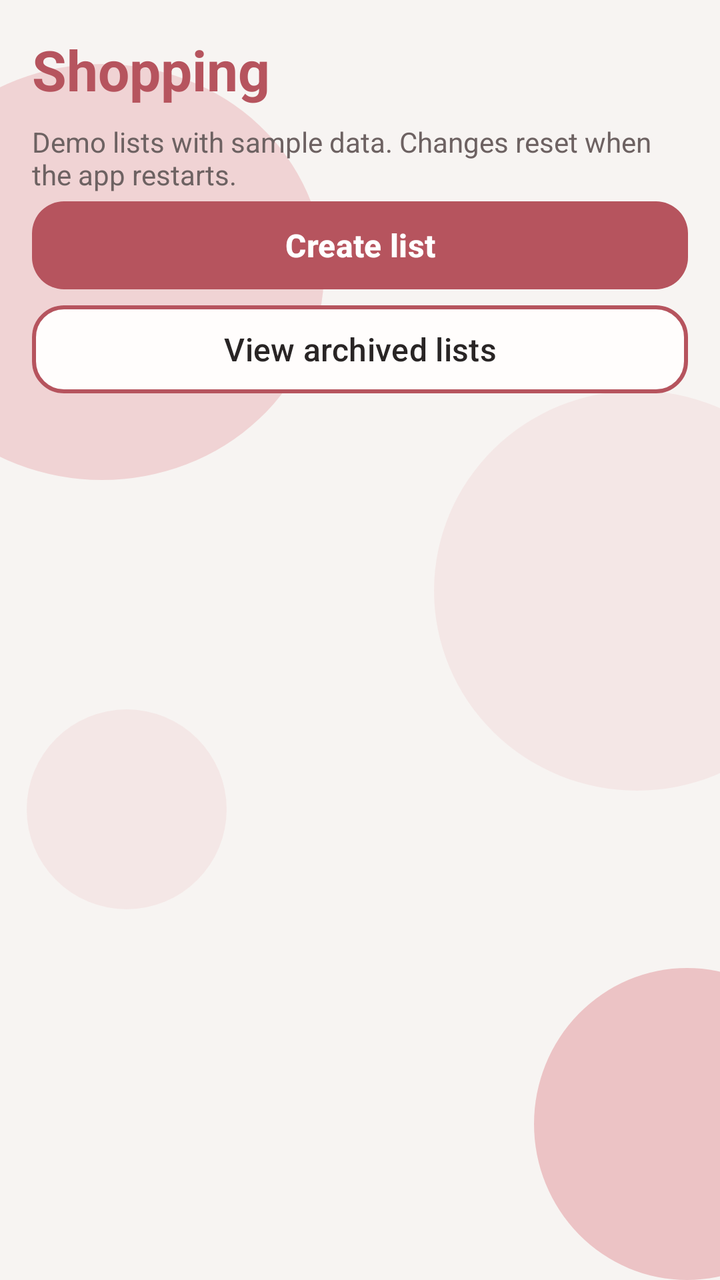
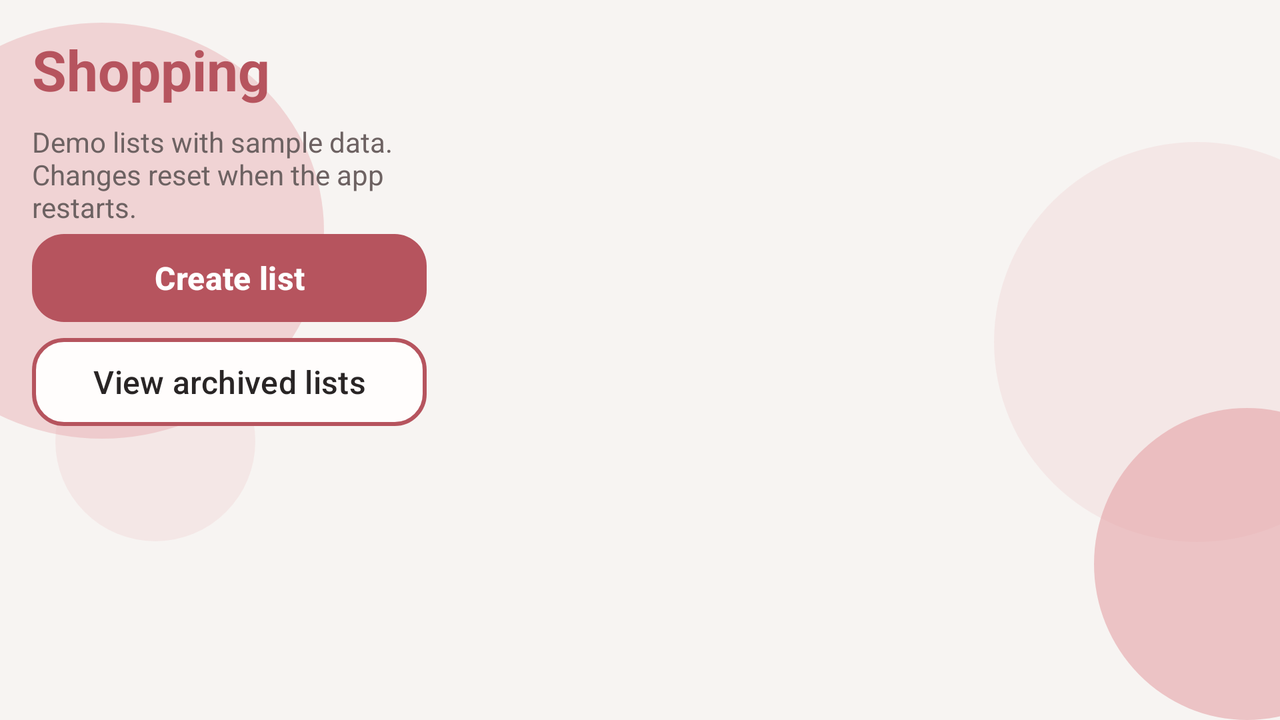

The same Android screen from two of the app's own layout files: first res/layout/ as a phone draws it, then the repository's variant for another configuration, drawn on a device whose configuration selects that folder. Both files follow.
<!-- AndroidManifest.xml: application theme Theme.RecipeApp -->
<!-- res/layout/fragment_shopping_lists.xml -->
<?xml version="1.0" encoding="utf-8"?>
<androidx.constraintlayout.widget.ConstraintLayout xmlns:android="http://schemas.android.com/apk/res/android"
    xmlns:app="http://schemas.android.com/apk/res-auto"
    android:layout_width="match_parent"
    android:layout_height="match_parent">

    <include layout="@layout/bg_circles_strong" />

    <LinearLayout android:layout_width="0dp" android:layout_height="0dp" android:orientation="vertical" android:padding="16dp"
        app:layout_constraintTop_toTopOf="parent"
        app:layout_constraintBottom_toBottomOf="parent"
        app:layout_constraintStart_toStartOf="parent"
        app:layout_constraintEnd_toEndOf="parent">
        <include layout="@layout/shopping_lists_controls"/>
        <TextView android:id="@+id/shopping_empty" android:text="@string/shopping_empty" android:layout_width="match_parent" android:layout_height="wrap_content" style="@style/AppText" android:visibility="gone" android:accessibilityLiveRegion="polite" android:gravity="center"/>
        <ListView android:id="@+id/shopping_lists" android:layout_width="match_parent" android:layout_height="0dp" android:layout_weight="1" android:clipToPadding="false" android:paddingBottom="16dp" android:divider="@color/app_outline" android:dividerHeight="1dp"/>
    </LinearLayout>
</androidx.constraintlayout.widget.ConstraintLayout>
<!-- res/layout/bg_circles_strong.xml (included above) -->
<?xml version="1.0" encoding="utf-8"?>
<merge xmlns:android="http://schemas.android.com/apk/res/android"
    xmlns:app="http://schemas.android.com/apk/res-auto">

    <View
        android:id="@+id/view_register_circle_1"
        android:layout_width="222dp"
        android:layout_height="208dp"
        android:alpha="0.4"
        android:background="@drawable/bg_circle"
        android:translationX="-60dp"
        app:layout_constraintBottom_toBottomOf="parent"
        app:layout_constraintEnd_toEndOf="parent"
        app:layout_constraintHorizontal_bias="0.0"
        app:layout_constraintStart_toStartOf="parent"
        app:layout_constraintTop_toTopOf="parent"
        app:layout_constraintVertical_bias="0.074" />

    <View
        android:id="@+id/view_register_circle_2"
        android:layout_width="203dp"
        android:layout_height="200dp"
        android:alpha="0.15"
        android:background="@drawable/bg_circle"
        android:translationX="60dp"
        app:layout_constraintBottom_toBottomOf="parent"
        app:layout_constraintEnd_toEndOf="parent"
        app:layout_constraintHorizontal_bias="1.0"
        app:layout_constraintStart_toStartOf="parent"
        app:layout_constraintTop_toTopOf="parent"
        app:layout_constraintVertical_bias="0.444" />

    <View
        android:id="@+id/view_register_circle_3"
        android:layout_width="153dp"
        android:layout_height="156dp"
        android:alpha="0.6"
        android:background="@drawable/bg_circle"
        android:translationX="60dp"
        app:layout_constraintBottom_toBottomOf="parent"
        app:layout_constraintEnd_toEndOf="parent"
        app:layout_constraintHorizontal_bias="1.0"
        app:layout_constraintStart_toStartOf="parent"
        app:layout_constraintTop_toTopOf="parent"
        app:layout_constraintVertical_bias="1.0" />

    <View
        android:id="@+id/view_register_circle_4"
        android:layout_width="100dp"
        android:layout_height="100dp"
        android:alpha="0.15"
        android:background="@drawable/bg_circle"
        android:translationX="0dp"
        app:layout_constraintBottom_toBottomOf="parent"
        app:layout_constraintEnd_toEndOf="parent"
        app:layout_constraintHorizontal_bias="0.051"
        app:layout_constraintStart_toStartOf="parent"
        app:layout_constraintTop_toTopOf="parent"
        app:layout_constraintVertical_bias="0.657" />
</merge>
<!-- res/layout/shopping_lists_controls.xml (included above) -->
<?xml version="1.0" encoding="utf-8"?>
<LinearLayout xmlns:android="http://schemas.android.com/apk/res/android" android:layout_width="match_parent" android:layout_height="wrap_content" android:orientation="vertical">
    <TextView android:text="@string/shopping_title" android:layout_width="match_parent" android:layout_height="wrap_content" style="@style/AppTitle" android:accessibilityHeading="true"/>
    <TextView android:text="@string/shopping_demo_notice" android:layout_width="match_parent" android:layout_height="wrap_content" style="@style/AppTextSecondary" android:layout_marginTop="8dp"/>
    <com.google.android.material.button.MaterialButton android:id="@+id/shopping_new_list" android:layout_width="match_parent" android:layout_height="wrap_content" android:text="@string/shopping_new_list" style="@style/PrimaryButton"/>
    <com.google.android.material.button.MaterialButton android:id="@+id/shopping_toggle_archived" android:layout_width="match_parent" android:layout_height="wrap_content" android:text="@string/shopping_show_archived" style="@style/SecondaryButton"/>
</LinearLayout>
<!-- resources referenced by this layout -->
<resources>
  <color name="app_outline">#DCCBCB</color>
  <!-- drawable bg_circle (drawable) -->
  <?xml version="1.0" encoding="utf-8"?>
  <shape xmlns:android="http://schemas.android.com/apk/res/android"
      android:shape="oval">
  
      <solid android:color="@color/app_circle" />
  
  </shape>
  <string name="shopping_demo_notice">Demo lists with sample data. Changes reset when the app restarts.</string>
  <string name="shopping_empty">No shopping lists yet. Create a list to get started.</string>
  <string name="shopping_new_list">Create list</string>
  <string name="shopping_show_archived">View archived lists</string>
  <string name="shopping_title">Shopping</string>
  <style name="AppText">
          <item name="android:textColor">@color/app_text</item>
          <item name="android:textSize">16sp</item>
          <item name="android:textStyle">normal</item>
      </style>
  <style name="AppTextSecondary">
          <item name="android:textColor">@color/app_text_secondary</item>
          <item name="android:textSize">14sp</item>
          <item name="android:textStyle">normal</item>
      </style>
  <style name="AppTitle">
          <item name="android:textColor">@color/app_primary</item>
          <item name="android:textSize">28sp</item>
          <item name="android:textStyle">bold</item>
      </style>
  <style name="PrimaryButton" parent="Widget.Material3.Button">
          <item name="backgroundTint">@color/app_primary</item>
          <item name="android:textColor">@color/app_on_primary</item>
          <item name="android:textSize">16sp</item>
          <item name="android:textStyle">bold</item>
          <item name="android:textAllCaps">false</item>
          <item name="android:minHeight">52dp</item>
          <item name="cornerRadius">16dp</item>
      </style>
  <style name="SecondaryButton" parent="Widget.Material3.Button.OutlinedButton">
          <item name="backgroundTint">@color/app_surface</item>
          <item name="android:textColor">@color/app_text</item>
          <item name="android:textSize">16sp</item>
          <item name="android:textAllCaps">false</item>
          <item name="android:minHeight">52dp</item>
          <item name="cornerRadius">16dp</item>
          <item name="strokeColor">@color/app_primary</item>
          <item name="strokeWidth">2dp</item>
      </style>
  <style name="Theme.RecipeApp" parent="Base.Theme.RecipeApp" />
  <color name="app_circle">#E6A4A8</color>
  <color name="app_text">#292525</color>
  <color name="app_text_secondary">#6D6262</color>
  <color name="app_primary">#B6545E</color>
  <color name="app_on_primary">#FFFFFF</color>
  <color name="app_surface">#FFFDFC</color>
  <style name="Base.Theme.RecipeApp" parent="Theme.Material3.DayNight.NoActionBar">
  
          
          <item name="colorPrimary">@color/app_primary</item>
          <item name="colorOnPrimary">@color/app_on_primary</item>
  
          
          <item name="colorSecondary">@color/app_primary</item>
          <item name="colorOnSecondary">@color/app_on_primary</item>
  
          
          <item name="colorSurface">@color/app_surface</item>
          <item name="colorOnSurface">@color/app_text</item>
  
          
          <item name="colorOutline">@color/app_outline</item>
  
          
          <item name="android:windowBackground">@color/app_background</item>
          <item name="android:colorBackground">@color/app_background</item>
  
          
          <item name="android:textColorPrimary">@color/app_text</item>
          <item name="android:textColorSecondary">@color/app_text_secondary</item>
  
      </style>
  <color name="app_background">#F7F4F2</color>
</resources>
<!-- res/layout-land/fragment_shopping_lists.xml (the repository's variant of the layout above) -->
<!-- drawn on the phone turned sideways -->
<?xml version="1.0" encoding="utf-8"?>
<androidx.constraintlayout.widget.ConstraintLayout xmlns:android="http://schemas.android.com/apk/res/android"
    xmlns:app="http://schemas.android.com/apk/res-auto"
    android:layout_width="match_parent"
    android:layout_height="match_parent">

    <include layout="@layout/bg_circles_strong" />

    <LinearLayout android:layout_width="0dp" android:layout_height="0dp" android:orientation="horizontal" android:padding="16dp" android:baselineAligned="false"
        app:layout_constraintTop_toTopOf="parent"
        app:layout_constraintBottom_toBottomOf="parent"
        app:layout_constraintStart_toStartOf="parent"
        app:layout_constraintEnd_toEndOf="parent">
        <ScrollView android:layout_width="0dp" android:layout_height="match_parent" android:layout_weight="1" android:fillViewport="true" android:clipToPadding="false">
            <include layout="@layout/shopping_lists_controls"/>
        </ScrollView>
        <FrameLayout android:layout_width="0dp" android:layout_height="match_parent" android:layout_weight="2" android:layout_marginStart="16dp">
            <TextView android:id="@+id/shopping_empty" android:text="@string/shopping_empty" android:layout_width="match_parent" android:layout_height="wrap_content" style="@style/AppText" android:visibility="gone" android:accessibilityLiveRegion="polite" android:gravity="center"/>
            <ListView android:id="@+id/shopping_lists" android:layout_width="match_parent" android:layout_height="match_parent" android:clipToPadding="false" android:paddingBottom="16dp" android:divider="@color/app_outline" android:dividerHeight="1dp"/>
        </FrameLayout>
    </LinearLayout>
</androidx.constraintlayout.widget.ConstraintLayout>
